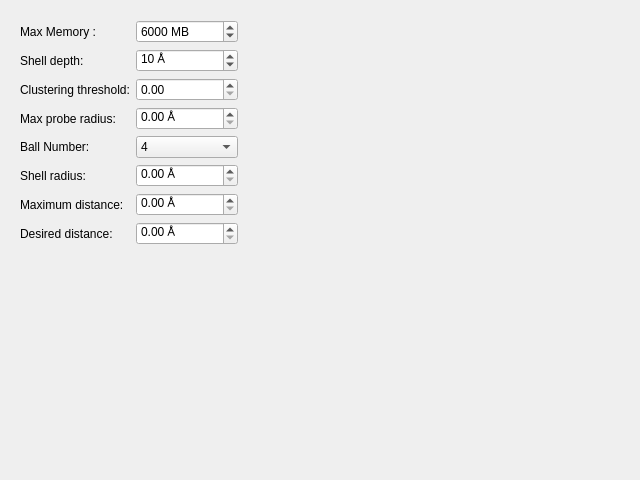
<?xml version="1.0" encoding="UTF-8"?>
<ui version="4.0">
 <class>CaverConfigForm</class>
 <widget class="QWidget" name="CaverConfigForm">
  <property name="geometry">
   <rect>
    <x>0</x>
    <y>0</y>
    <width>640</width>
    <height>480</height>
   </rect>
  </property>
  <property name="windowTitle">
   <string>Configuration - Caver</string>
  </property>
  <widget class="QWidget" name="formLayoutWidget">
   <property name="geometry">
    <rect>
     <x>20</x>
     <y>20</y>
     <width>218</width>
     <height>245</height>
    </rect>
   </property>
   <layout class="QFormLayout" name="formLayout">
    <item row="0" column="0">
     <widget class="QLabel" name="label_2">
      <property name="text">
       <string>Max Memory :</string>
      </property>
     </widget>
    </item>
    <item row="0" column="1">
     <widget class="QSpinBox" name="spinBox_maxJavaHeapSize">
      <property name="suffix">
       <string> MB</string>
      </property>
      <property name="minimum">
       <number>1024</number>
      </property>
      <property name="maximum">
       <number>10240</number>
      </property>
      <property name="value">
       <number>6000</number>
      </property>
     </widget>
    </item>
    <item row="1" column="0">
     <widget class="QLabel" name="label_4">
      <property name="text">
       <string>Shell depth:</string>
      </property>
     </widget>
    </item>
    <item row="1" column="1">
     <widget class="QSpinBox" name="spinBox_shellDepth">
      <property name="suffix">
       <string> Å</string>
      </property>
      <property name="minimum">
       <number>1</number>
      </property>
      <property name="maximum">
       <number>100</number>
      </property>
      <property name="value">
       <number>10</number>
      </property>
     </widget>
    </item>
    <item row="2" column="0">
     <widget class="QLabel" name="label_6">
      <property name="text">
       <string>Clustering threshold:</string>
      </property>
     </widget>
    </item>
    <item row="2" column="1">
     <widget class="QDoubleSpinBox" name="doubleSpinBox_clusterThreshold"/>
    </item>
    <item row="3" column="0">
     <widget class="QLabel" name="label_3">
      <property name="text">
       <string>Max probe radius: </string>
      </property>
     </widget>
    </item>
    <item row="3" column="1">
     <widget class="QDoubleSpinBox" name="doubleSpinBox_maxProRad">
      <property name="suffix">
       <string> Å</string>
      </property>
     </widget>
    </item>
    <item row="4" column="0">
     <widget class="QLabel" name="label_7">
      <property name="text">
       <string>Ball Number: </string>
      </property>
     </widget>
    </item>
    <item row="4" column="1">
     <widget class="QComboBox" name="comboBox_numApproxBalls">
      <item>
       <property name="text">
        <string>4</string>
       </property>
      </item>
      <item>
       <property name="text">
        <string>6</string>
       </property>
      </item>
      <item>
       <property name="text">
        <string>8</string>
       </property>
      </item>
      <item>
       <property name="text">
        <string>12</string>
       </property>
      </item>
      <item>
       <property name="text">
        <string>20</string>
       </property>
      </item>
     </widget>
    </item>
    <item row="5" column="0">
     <widget class="QLabel" name="label_5">
      <property name="text">
       <string>Shell radius:</string>
      </property>
     </widget>
    </item>
    <item row="5" column="1">
     <widget class="QDoubleSpinBox" name="doubleSpinBox_shellRad">
      <property name="suffix">
       <string> Å</string>
      </property>
     </widget>
    </item>
    <item row="6" column="0">
     <widget class="QLabel" name="label_14">
      <property name="text">
       <string>Maximum distance:</string>
      </property>
     </widget>
    </item>
    <item row="6" column="1">
     <widget class="QDoubleSpinBox" name="doubleSpinBox_maxDist">
      <property name="suffix">
       <string> Å</string>
      </property>
     </widget>
    </item>
    <item row="7" column="0">
     <widget class="QLabel" name="label_16">
      <property name="text">
       <string>Desired distance:</string>
      </property>
     </widget>
    </item>
    <item row="7" column="1">
     <widget class="QDoubleSpinBox" name="doubleSpinBox_desiredDist">
      <property name="suffix">
       <string> Å</string>
      </property>
     </widget>
    </item>
   </layout>
  </widget>
 </widget>
 <resources/>
 <connections/>
</ui>
